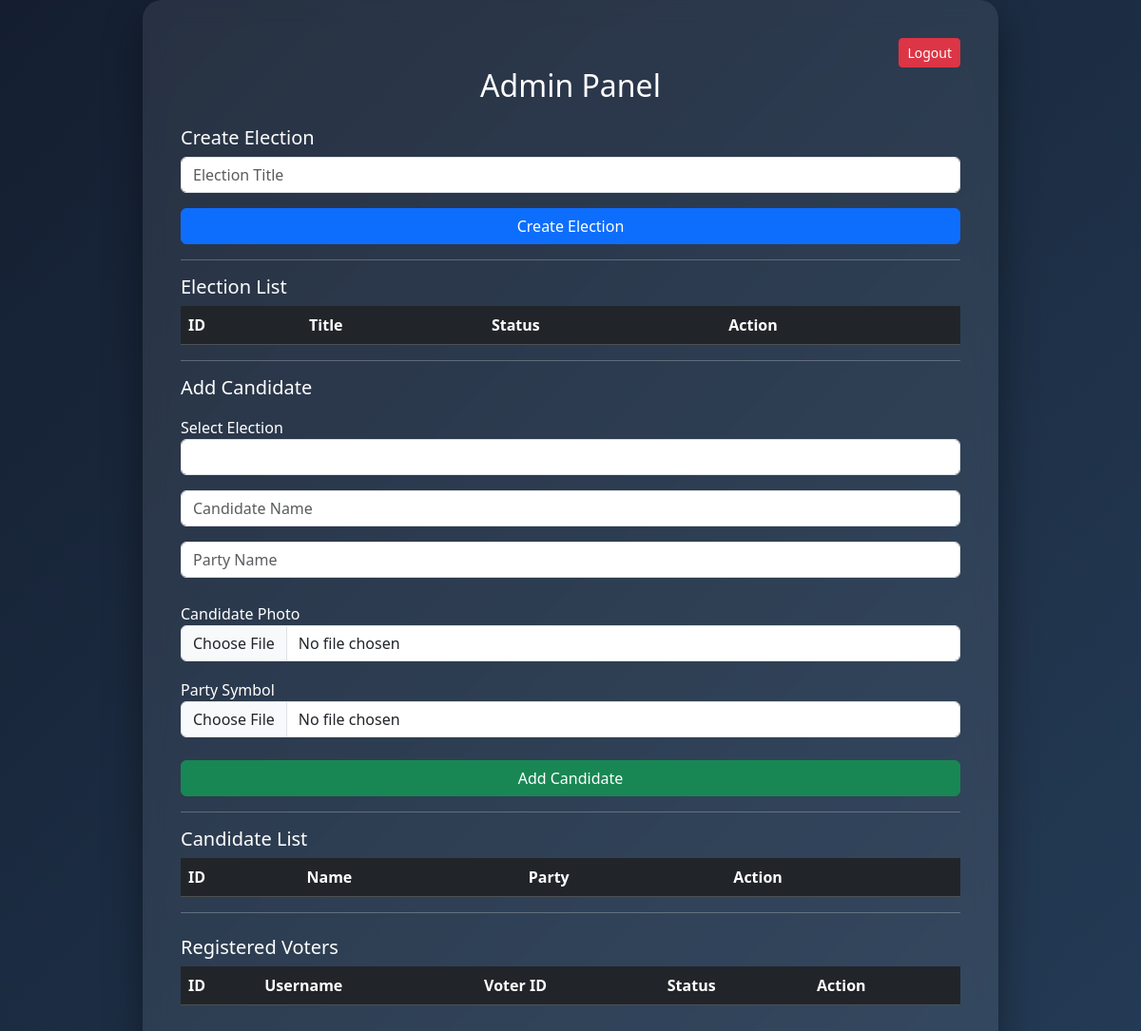
Before: /admin (signed in) with the older database file.
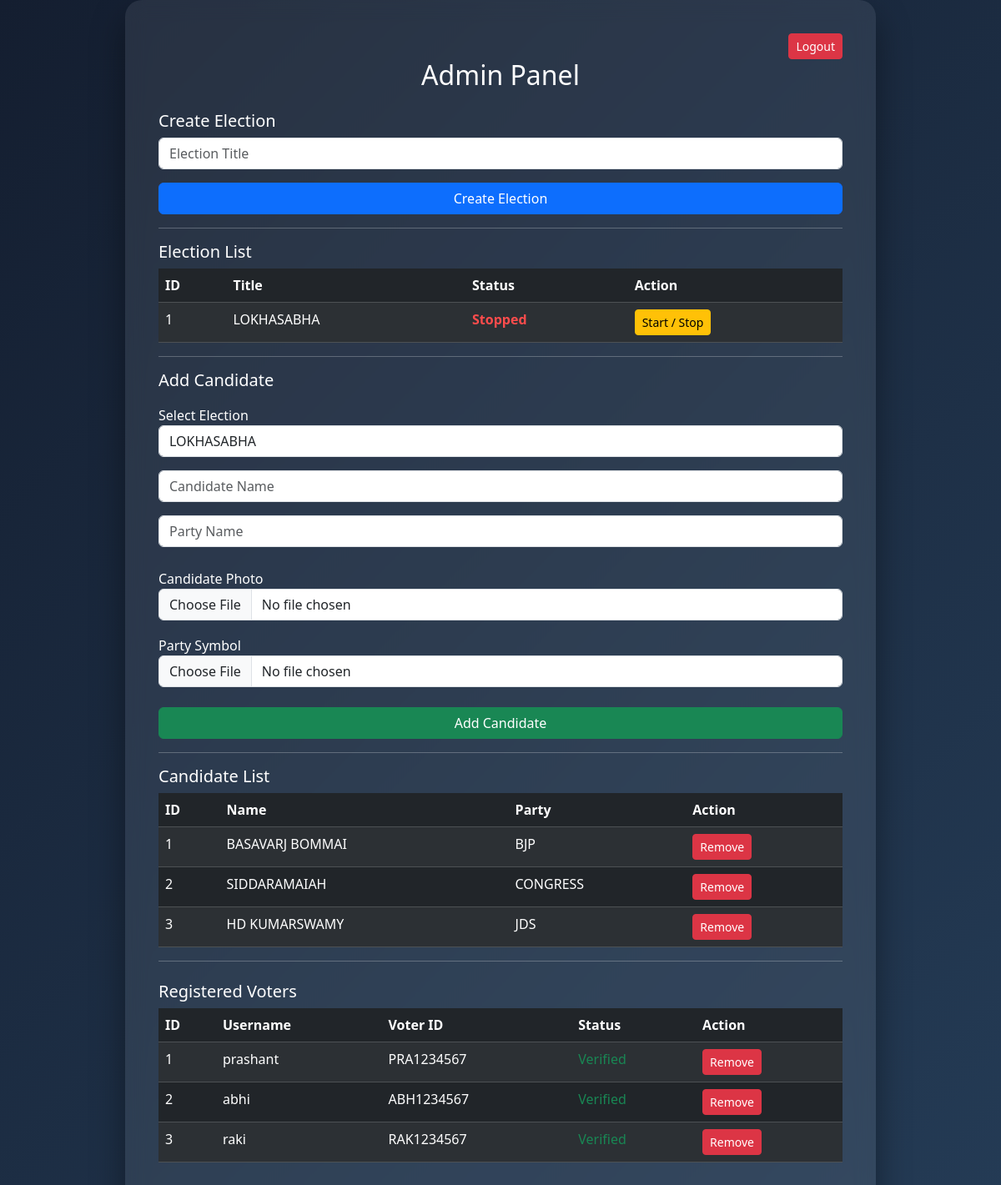
After: the same page with the newer database file.
### tables this page shows
CREATE TABLE elections(
        id INTEGER PRIMARY KEY AUTOINCREMENT,
        title TEXT,
        status TEXT DEFAULT 'stopped'
    );

CREATE TABLE candidates(
        id INTEGER PRIMARY KEY AUTOINCREMENT,
        election_id INTEGER,
        name TEXT,
        party TEXT,
        photo TEXT,
        symbol TEXT
    );

CREATE TABLE users(
        id INTEGER PRIMARY KEY AUTOINCREMENT,
        username TEXT UNIQUE,
        password TEXT,
        voter_id TEXT UNIQUE,
        approved INTEGER DEFAULT 1
    );

### app.py (the view)
@app.route('/admin')
def admin():
    if 'admin' not in session:
        return redirect('/admin_login')
    conn = get_db_connection()
    cur = conn.cursor()
    cur.execute("SELECT * FROM elections")
    elections = cur.fetchall()
    cur.execute("SELECT * FROM candidates")
    candidates = cur.fetchall()
    cur.execute("SELECT id,username,voter_id,approved FROM users")
    voters = cur.fetchall()
    conn.close()
    return render_template("admin.html",
                           elections=elections,
                           candidates=candidates,
                           voters=voters)

### app.py (called while the page is built)
def get_db_connection():
    return sqlite3.connect("database.db", check_same_thread=False)

### templates/admin.html (shortened to what this page needs)
<!DOCTYPE html>
<html>
<head>
<link rel="stylesheet" href="https://cdn.jsdelivr.net/npm/bootstrap@5.3.2/dist/css/bootstrap.min.css">
</head>
<body>
<div class="admin-box">
<div style="text-align:right;">
<a href="/logout" class="btn btn-danger btn-sm">Logout</a>
</div>
<h2 class="mb-4 text-center">Admin Panel</h2>
<h5>Create Election</h5>
<form action="/create_election" method="POST">
<input type="text" name="title" class="form-control mb-3" placeholder="Election Title" required>
<button class="btn btn-primary w-100">Create Election</button>
</form>
<hr>
<h5>Election List</h5>
<table class="table table-dark table-striped">
<thead>
<tr>
<th>ID</th>
<th>Title</th>
<th>Status</th>
<th>Action</th>
</tr>
</thead>
<tbody>
{% for e in elections %}
<tr>
<td>{{ e[0] }}</td>
<td>{{ e[1] }}</td>
<td>
{% if e[2] == "running" %}
<span class="status-running">Running</span>
{% else %}
<span class="status-stopped">Stopped</span>
{% endif %}
</td>
<td>
<a href="/toggle_election/{{ e[0] }}" class="btn btn-warning btn-sm">
Start / Stop
</a>
</td>
</tr>
{% endfor %}
</tbody>
</table>
<hr>
<h5>Add Candidate</h5>
<form action="/add_candidate" method="POST" enctype="multipart/form-data">
<label>Select Election</label>
<select name="election_id" class="form-control mb-3" required>
{% for e in elections %}
<option value="{{ e[0] }}">{{ e[1] }}</option>
{% endfor %}
</select>
<input type="text" name="name" class="form-control mb-3" placeholder="Candidate Name" required>
<input type="text" name="party" class="form-control mb-3" placeholder="Party Name" required>
<label>Candidate Photo</label>
<input type="file" name="photo" accept=".jpg,.jpeg,.png"
class="form-control mb-2"
onchange="previewImage(this,'photoPreview')" required>
<label>Party Symbol</label>
<input type="file" name="symbol" accept=".jpg,.jpeg,.png"
class="form-control mb-2"
onchange="previewImage(this,'symbolPreview')" required>
<button class="btn btn-success w-100 mt-3">Add Candidate</button>
</form>
<hr>
<h5>Candidate List</h5>
<table class="table table-dark table-striped">
<thead>
<tr>
<th>ID</th>
<th>Name</th>
<th>Party</th>
<th>Action</th>
</tr>
</thead>
<tbody>
{% for c in candidates %}
<tr>
<td>{{ c[0] }}</td>
<td>{{ c[2] }}</td>
<td>{{ c[3] }}</td>
<td>
<a href="/delete_candidate/{{ c[0] }}" class="btn btn-danger btn-sm">
Remove
</a>
</td>
</tr>
{% endfor %}
</tbody>
</table>
<hr>
<h5 class="mt-4">Registered Voters</h5>
<table class="table table-dark table-striped">
<thead>
<tr>
<th>ID</th>
<th>Username</th>
<th>Voter ID</th>
<th>Status</th>
<th>Action</th>
</tr>
</thead>
<tbody>
{% for v in voters %}
<tr>
<td>{{ v[0] }}</td>
<td>{{ v[1] }}</td>
<td>{{ v[2] }}</td>
<td>
<span class="text-success">Verified</span>
</td>
<td>
<a href="/delete_user/{{ v[0] }}"
   onclick="return confirm('Are you sure you want to delete this user?')"
   class="btn btn-danger btn-sm">
Remove
</a>
</td>
</tr>
{% endfor %}
</tbody>
</table>
</div>
</body>
</html>

### templates/admin.html (style rules this page uses)
body { background: linear-gradient(135deg,#141e30,#243b55); min-height:100vh; display:flex; justify-content:center; align-items:center; font-family:'Segoe UI',sans-serif; color:white; }
.admin-box { background:rgba(255,255,255,0.08); padding:40px; border-radius:20px; backdrop-filter:blur(12px); box-shadow:0 20px 40px rgba(0,0,0,0.4); width:900px; }
.table { color:white; }
label { margin-top:10px; }
.status-stopped { color:#ff4c4c; font-weight:bold; }

Changed rows visible on the page:
added elections: id "1", title "LOKHASABHA", status "Stopped"
added candidates: id "1", name "BASAVARJ BOMMAI", party "BJP"
added candidates: id "2", name "SIDDARAMAIAH", party "CONGRESS"
added candidates: id "3", name "HD KUMARSWAMY", party "JDS"
added users: id "1", username "prashant", voter "PRA1234567"
added users: id "2", username "abhi", voter "ABH1234567"
added users: id "3", username "raki", voter "RAK1234567"
Other visible differences:
form field election_id: (not shown) → "LOKHASABHA"
